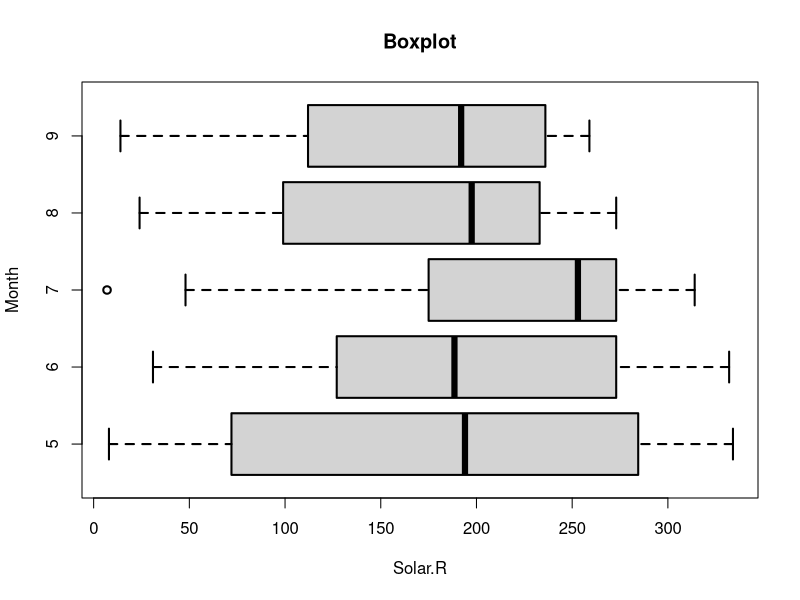
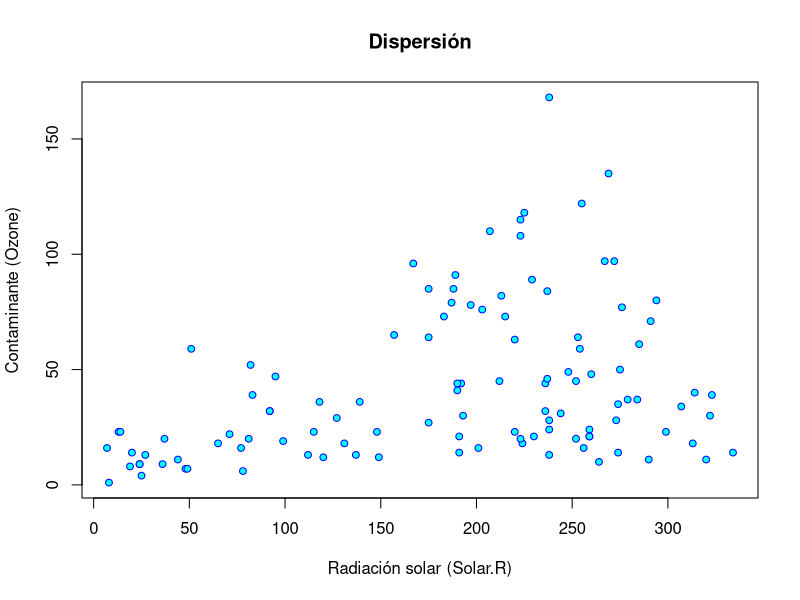
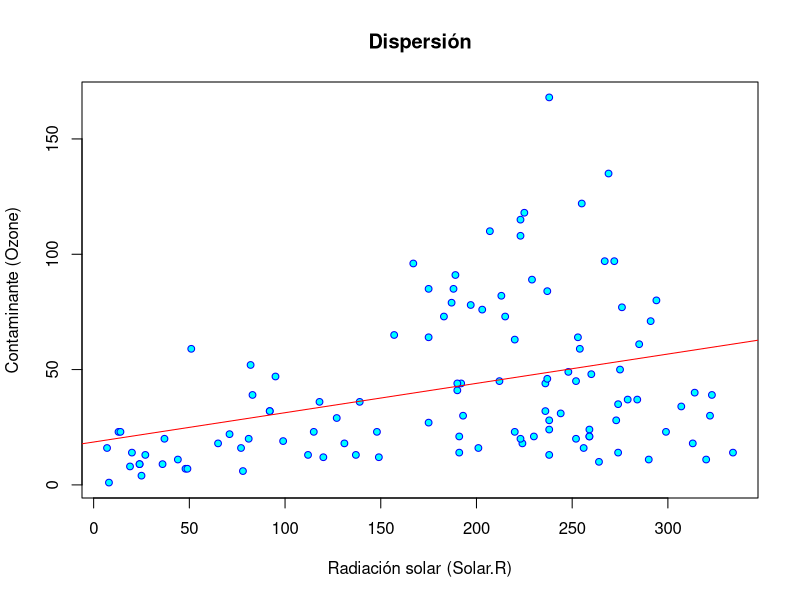
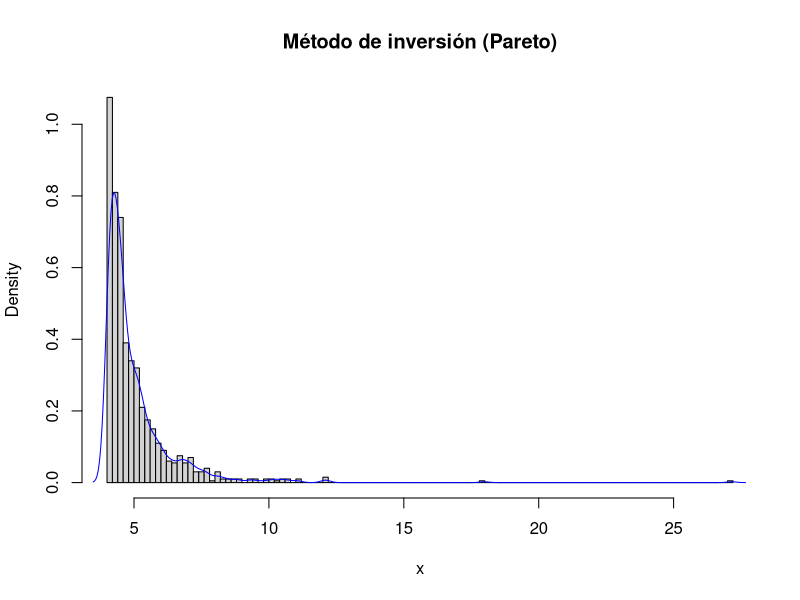

The R script that drew these images, in order: (Note: this script raises an error after producing the figures.)
## ---- chunk 1
airquality
## ---- chunk 2
boxplot(airquality$Solar.R~airquality$Month, horizontal=TRUE, lwd=2, main="Boxplot", xlab="Solar.R", ylab="Month")
## ---- chunk 3
plot(airquality$Solar.R, airquality$Ozone, main="Dispersión", xlab="Radiación solar (Solar.R)", ylab="Contaminante (Ozone)", pch=21, col='blue', bg='cyan', cex=0.9)
## ---- chunk 4
mod <- lm(airquality$Ozone~airquality$Solar.R)
mod
## ---- chunk 5
plot(airquality$Solar.R, airquality$Ozone, main="Dispersión", xlab="Radiación solar (Solar.R)", ylab="Contaminante (Ozone)", pch=21, col='blue', bg='cyan', cex=0.9)
abline(mod, col='red')
## ---- chunk 6
F.inv <- function(u, a, b) b/(1-u)^(1/a)
## ---- chunk 7
n <- 1000
set.seed(1)
u <- runif(n)
x <- F.inv(u, a=5, b=4)
## ---- chunk 8
x[1:10]
## ---- chunk 9
hist(x,freq=FALSE,breaks='FD',main='Método de inversión (Pareto)')
lines(density(x), col='blue')
curve(dPareto(x, alpha=5, t=4), add=TRUE, col='red')
## ---- chunk 10
ks.test(x, pPareto, alpha=5, t=4)
